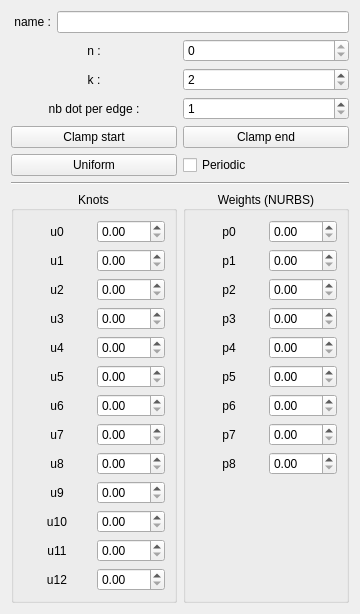
<?xml version="1.0" encoding="UTF-8"?>
<ui version="4.0">
 <class>FormContextCurve</class>
 <widget class="QWidget" name="FormContextCurve">
  <property name="geometry">
   <rect>
    <x>0</x>
    <y>0</y>
    <width>360</width>
    <height>589</height>
   </rect>
  </property>
  <property name="windowTitle">
   <string>Form</string>
  </property>
  <layout class="QVBoxLayout" name="verticalLayout_4">
   <item>
    <layout class="QHBoxLayout" name="horizontalLayout">
     <item>
      <widget class="QLabel" name="label">
       <property name="text">
        <string> name :</string>
       </property>
      </widget>
     </item>
     <item>
      <widget class="QLineEdit" name="lineEdit_name"/>
     </item>
    </layout>
   </item>
   <item>
    <layout class="QHBoxLayout" name="horizontalLayout_2">
     <item>
      <widget class="QLabel" name="label_2">
       <property name="text">
        <string> n : </string>
       </property>
       <property name="alignment">
        <set>Qt::AlignCenter</set>
       </property>
      </widget>
     </item>
     <item>
      <widget class="QSpinBox" name="spinBox_n">
       <property name="readOnly">
        <bool>true</bool>
       </property>
      </widget>
     </item>
    </layout>
   </item>
   <item>
    <layout class="QHBoxLayout" name="horizontalLayout_3">
     <item>
      <widget class="QLabel" name="label_3">
       <property name="text">
        <string> k : </string>
       </property>
       <property name="alignment">
        <set>Qt::AlignCenter</set>
       </property>
      </widget>
     </item>
     <item>
      <widget class="QSpinBox" name="spinBox_k">
       <property name="minimum">
        <number>2</number>
       </property>
      </widget>
     </item>
    </layout>
   </item>
   <item>
    <layout class="QHBoxLayout" name="horizontalLayout_4">
     <item>
      <widget class="QLabel" name="label_4">
       <property name="text">
        <string> nb dot per edge : </string>
       </property>
       <property name="alignment">
        <set>Qt::AlignCenter</set>
       </property>
      </widget>
     </item>
     <item>
      <widget class="QSpinBox" name="spinBox_dotPerEdge">
       <property name="minimum">
        <number>1</number>
       </property>
      </widget>
     </item>
    </layout>
   </item>
   <item>
    <layout class="QHBoxLayout" name="horizontalLayout_18">
     <item>
      <widget class="QPushButton" name="pushButton_clampStart">
       <property name="text">
        <string>Clamp start</string>
       </property>
      </widget>
     </item>
     <item>
      <widget class="QPushButton" name="pushButton_clampEnd">
       <property name="text">
        <string>Clamp end</string>
       </property>
      </widget>
     </item>
    </layout>
   </item>
   <item>
    <layout class="QHBoxLayout" name="horizontalLayout_19">
     <item>
      <widget class="QPushButton" name="pushButton_uniform">
       <property name="text">
        <string>Uniform</string>
       </property>
      </widget>
     </item>
     <item>
      <widget class="QCheckBox" name="checkBox_periodic">
       <property name="text">
        <string>Periodic</string>
       </property>
      </widget>
     </item>
    </layout>
   </item>
   <item>
    <widget class="Line" name="line">
     <property name="orientation">
      <enum>Qt::Horizontal</enum>
     </property>
    </widget>
   </item>
   <item>
    <layout class="QHBoxLayout" name="horizontalLayout_52">
     <item>
      <widget class="QGroupBox" name="groupBox">
       <property name="title">
        <string>Knots</string>
       </property>
       <property name="alignment">
        <set>Qt::AlignCenter</set>
       </property>
       <layout class="QVBoxLayout" name="verticalLayout_3">
        <item>
         <layout class="QVBoxLayout" name="verticalLayout_2">
          <item>
           <layout class="QHBoxLayout" name="horizontalLayout_5">
            <item>
             <widget class="QLabel" name="label_5">
              <property name="text">
               <string>u0</string>
              </property>
              <property name="alignment">
               <set>Qt::AlignCenter</set>
              </property>
             </widget>
            </item>
            <item>
             <widget class="QDoubleSpinBox" name="doubleSpinBox_0">
              <property name="singleStep">
               <double>0.100000000000000</double>
              </property>
             </widget>
            </item>
           </layout>
          </item>
          <item>
           <layout class="QHBoxLayout" name="horizontalLayout_6">
            <item>
             <widget class="QLabel" name="label_6">
              <property name="text">
               <string>u1</string>
              </property>
              <property name="alignment">
               <set>Qt::AlignCenter</set>
              </property>
             </widget>
            </item>
            <item>
             <widget class="QDoubleSpinBox" name="doubleSpinBox_1">
              <property name="singleStep">
               <double>0.100000000000000</double>
              </property>
             </widget>
            </item>
           </layout>
          </item>
          <item>
           <layout class="QHBoxLayout" name="horizontalLayout_7">
            <item>
             <widget class="QLabel" name="label_7">
              <property name="text">
               <string>u2</string>
              </property>
              <property name="alignment">
               <set>Qt::AlignCenter</set>
              </property>
             </widget>
            </item>
            <item>
             <widget class="QDoubleSpinBox" name="doubleSpinBox_2">
              <property name="singleStep">
               <double>0.100000000000000</double>
              </property>
             </widget>
            </item>
           </layout>
          </item>
          <item>
           <layout class="QHBoxLayout" name="horizontalLayout_8">
            <item>
             <widget class="QLabel" name="label_8">
              <property name="text">
               <string>u3</string>
              </property>
              <property name="alignment">
               <set>Qt::AlignCenter</set>
              </property>
             </widget>
            </item>
            <item>
             <widget class="QDoubleSpinBox" name="doubleSpinBox_3">
              <property name="singleStep">
               <double>0.100000000000000</double>
              </property>
             </widget>
            </item>
           </layout>
          </item>
          <item>
           <layout class="QHBoxLayout" name="horizontalLayout_9">
            <item>
             <widget class="QLabel" name="label_9">
              <property name="text">
               <string>u4</string>
              </property>
              <property name="alignment">
               <set>Qt::AlignCenter</set>
              </property>
             </widget>
            </item>
            <item>
             <widget class="QDoubleSpinBox" name="doubleSpinBox_4">
              <property name="singleStep">
               <double>0.100000000000000</double>
              </property>
             </widget>
            </item>
           </layout>
          </item>
          <item>
           <layout class="QHBoxLayout" name="horizontalLayout_10">
            <item>
             <widget class="QLabel" name="label_10">
              <property name="text">
               <string>u5</string>
              </property>
              <property name="alignment">
               <set>Qt::AlignCenter</set>
              </property>
             </widget>
            </item>
            <item>
             <widget class="QDoubleSpinBox" name="doubleSpinBox_5">
              <property name="singleStep">
               <double>0.100000000000000</double>
              </property>
             </widget>
            </item>
           </layout>
          </item>
          <item>
           <layout class="QHBoxLayout" name="horizontalLayout_11">
            <item>
             <widget class="QLabel" name="label_11">
              <property name="text">
               <string>u6</string>
              </property>
              <property name="alignment">
               <set>Qt::AlignCenter</set>
              </property>
             </widget>
            </item>
            <item>
             <widget class="QDoubleSpinBox" name="doubleSpinBox_6">
              <property name="singleStep">
               <double>0.100000000000000</double>
              </property>
             </widget>
            </item>
           </layout>
          </item>
          <item>
           <layout class="QHBoxLayout" name="horizontalLayout_12">
            <item>
             <widget class="QLabel" name="label_12">
              <property name="text">
               <string>u7</string>
              </property>
              <property name="alignment">
               <set>Qt::AlignCenter</set>
              </property>
             </widget>
            </item>
            <item>
             <widget class="QDoubleSpinBox" name="doubleSpinBox_7">
              <property name="singleStep">
               <double>0.100000000000000</double>
              </property>
             </widget>
            </item>
           </layout>
          </item>
          <item>
           <layout class="QHBoxLayout" name="horizontalLayout_13">
            <item>
             <widget class="QLabel" name="label_13">
              <property name="text">
               <string>u8</string>
              </property>
              <property name="alignment">
               <set>Qt::AlignCenter</set>
              </property>
             </widget>
            </item>
            <item>
             <widget class="QDoubleSpinBox" name="doubleSpinBox_8">
              <property name="singleStep">
               <double>0.100000000000000</double>
              </property>
             </widget>
            </item>
           </layout>
          </item>
          <item>
           <layout class="QHBoxLayout" name="horizontalLayout_14">
            <item>
             <widget class="QLabel" name="label_14">
              <property name="text">
               <string>u9</string>
              </property>
              <property name="alignment">
               <set>Qt::AlignCenter</set>
              </property>
             </widget>
            </item>
            <item>
             <widget class="QDoubleSpinBox" name="doubleSpinBox_9">
              <property name="singleStep">
               <double>0.100000000000000</double>
              </property>
             </widget>
            </item>
           </layout>
          </item>
          <item>
           <layout class="QHBoxLayout" name="horizontalLayout_15">
            <item>
             <widget class="QLabel" name="label_15">
              <property name="text">
               <string>u10</string>
              </property>
              <property name="alignment">
               <set>Qt::AlignCenter</set>
              </property>
             </widget>
            </item>
            <item>
             <widget class="QDoubleSpinBox" name="doubleSpinBox_10">
              <property name="singleStep">
               <double>0.100000000000000</double>
              </property>
             </widget>
            </item>
           </layout>
          </item>
          <item>
           <layout class="QHBoxLayout" name="horizontalLayout_16">
            <item>
             <widget class="QLabel" name="label_16">
              <property name="text">
               <string>u11</string>
              </property>
              <property name="alignment">
               <set>Qt::AlignCenter</set>
              </property>
             </widget>
            </item>
            <item>
             <widget class="QDoubleSpinBox" name="doubleSpinBox_11">
              <property name="singleStep">
               <double>0.100000000000000</double>
              </property>
             </widget>
            </item>
           </layout>
          </item>
          <item>
           <layout class="QHBoxLayout" name="horizontalLayout_17">
            <item>
             <widget class="QLabel" name="label_17">
              <property name="text">
               <string>u12</string>
              </property>
              <property name="alignment">
               <set>Qt::AlignCenter</set>
              </property>
             </widget>
            </item>
            <item>
             <widget class="QDoubleSpinBox" name="doubleSpinBox_12">
              <property name="singleStep">
               <double>0.100000000000000</double>
              </property>
             </widget>
            </item>
           </layout>
          </item>
         </layout>
        </item>
       </layout>
      </widget>
     </item>
     <item>
      <widget class="QGroupBox" name="groupBox_2">
       <property name="title">
        <string>Weights (NURBS)</string>
       </property>
       <property name="alignment">
        <set>Qt::AlignCenter</set>
       </property>
       <layout class="QVBoxLayout" name="verticalLayout">
        <item>
         <layout class="QHBoxLayout" name="horizontalLayout_47">
          <item>
           <widget class="QLabel" name="label_45">
            <property name="text">
             <string>p0</string>
            </property>
            <property name="alignment">
             <set>Qt::AlignCenter</set>
            </property>
           </widget>
          </item>
          <item>
           <widget class="QDoubleSpinBox" name="doubleSpinBox_p0">
            <property name="singleStep">
             <double>0.100000000000000</double>
            </property>
           </widget>
          </item>
         </layout>
        </item>
        <item>
         <layout class="QHBoxLayout" name="horizontalLayout_48">
          <item>
           <widget class="QLabel" name="label_46">
            <property name="text">
             <string>p1</string>
            </property>
            <property name="alignment">
             <set>Qt::AlignCenter</set>
            </property>
           </widget>
          </item>
          <item>
           <widget class="QDoubleSpinBox" name="doubleSpinBox_p1">
            <property name="singleStep">
             <double>0.100000000000000</double>
            </property>
           </widget>
          </item>
         </layout>
        </item>
        <item>
         <layout class="QHBoxLayout" name="horizontalLayout_49">
          <item>
           <widget class="QLabel" name="label_47">
            <property name="text">
             <string>p2</string>
            </property>
            <property name="alignment">
             <set>Qt::AlignCenter</set>
            </property>
           </widget>
          </item>
          <item>
           <widget class="QDoubleSpinBox" name="doubleSpinBox_p2">
            <property name="singleStep">
             <double>0.100000000000000</double>
            </property>
           </widget>
          </item>
         </layout>
        </item>
        <item>
         <layout class="QHBoxLayout" name="horizontalLayout_50">
          <item>
           <widget class="QLabel" name="label_48">
            <property name="text">
             <string>p3</string>
            </property>
            <property name="alignment">
             <set>Qt::AlignCenter</set>
            </property>
           </widget>
          </item>
          <item>
           <widget class="QDoubleSpinBox" name="doubleSpinBox_p3">
            <property name="singleStep">
             <double>0.100000000000000</double>
            </property>
           </widget>
          </item>
         </layout>
        </item>
        <item>
         <layout class="QHBoxLayout" name="horizontalLayout_51">
          <item>
           <widget class="QLabel" name="label_49">
            <property name="text">
             <string>p4</string>
            </property>
            <property name="alignment">
             <set>Qt::AlignCenter</set>
            </property>
           </widget>
          </item>
          <item>
           <widget class="QDoubleSpinBox" name="doubleSpinBox_p4">
            <property name="singleStep">
             <double>0.100000000000000</double>
            </property>
           </widget>
          </item>
         </layout>
        </item>
        <item>
         <layout class="QHBoxLayout" name="horizontalLayout_p5">
          <item>
           <widget class="QLabel" name="label_50">
            <property name="text">
             <string>p5</string>
            </property>
            <property name="alignment">
             <set>Qt::AlignCenter</set>
            </property>
           </widget>
          </item>
          <item>
           <widget class="QDoubleSpinBox" name="doubleSpinBox_p5">
            <property name="singleStep">
             <double>0.100000000000000</double>
            </property>
           </widget>
          </item>
         </layout>
        </item>
        <item>
         <layout class="QHBoxLayout" name="horizontalLayout_p6">
          <item>
           <widget class="QLabel" name="label_51">
            <property name="text">
             <string>p6</string>
            </property>
            <property name="alignment">
             <set>Qt::AlignCenter</set>
            </property>
           </widget>
          </item>
          <item>
           <widget class="QDoubleSpinBox" name="doubleSpinBox_p6">
            <property name="singleStep">
             <double>0.100000000000000</double>
            </property>
           </widget>
          </item>
         </layout>
        </item>
        <item>
         <layout class="QHBoxLayout" name="horizontalLayout_p6_2">
          <item>
           <widget class="QLabel" name="label_61">
            <property name="text">
             <string>p7</string>
            </property>
            <property name="alignment">
             <set>Qt::AlignCenter</set>
            </property>
           </widget>
          </item>
          <item>
           <widget class="QDoubleSpinBox" name="doubleSpinBox_p7">
            <property name="singleStep">
             <double>0.100000000000000</double>
            </property>
           </widget>
          </item>
         </layout>
        </item>
        <item>
         <layout class="QHBoxLayout" name="horizontalLayout_p6_3">
          <item>
           <widget class="QLabel" name="label_62">
            <property name="text">
             <string>p8</string>
            </property>
            <property name="alignment">
             <set>Qt::AlignCenter</set>
            </property>
           </widget>
          </item>
          <item>
           <widget class="QDoubleSpinBox" name="doubleSpinBox_p8">
            <property name="singleStep">
             <double>0.100000000000000</double>
            </property>
           </widget>
          </item>
         </layout>
        </item>
        <item>
         <spacer name="verticalSpacer_2">
          <property name="orientation">
           <enum>Qt::Vertical</enum>
          </property>
          <property name="sizeHint" stdset="0">
           <size>
            <width>20</width>
            <height>40</height>
           </size>
          </property>
         </spacer>
        </item>
       </layout>
      </widget>
     </item>
    </layout>
   </item>
   <item>
    <spacer name="verticalSpacer">
     <property name="orientation">
      <enum>Qt::Vertical</enum>
     </property>
     <property name="sizeHint" stdset="0">
      <size>
       <width>20</width>
       <height>40</height>
      </size>
     </property>
    </spacer>
   </item>
  </layout>
 </widget>
 <resources/>
 <connections/>
</ui>
